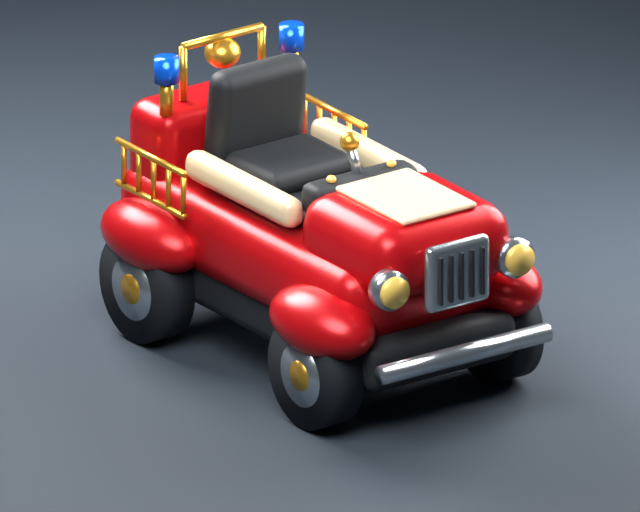
#> input picture vehicles/brandweerauto/previews/front-right.png, 640 x 512 px, found by its file name; its folder holds only this picture in this run
$ python make_overviews.py
#> lines starting #> are read from the running program, lines starting #| are printed output that depends on the picture
"""Combine exported-GLB inspection views into labeled contact sheets."""
from PIL import Image,ImageDraw,ImageOps
import sys
from pathlib import Path
ROOT=Path(__file__).resolve().parents[1]
NAMES=['golden-rocket-racer','purple-passion','rainbow','raketfiets','retro']
views=['front-right','rear-right','left','right','front','rear','top','bottom','rear-left']
for name in (sys.argv[1:] or NAMES):
 sheet=Image.new('RGB',(1440,1230),(19,26,35));d=ImageDraw.Draw(sheet)
#> after `sheet = Image.new('RGB', (1440, 1230), (19, 26, 35))`:
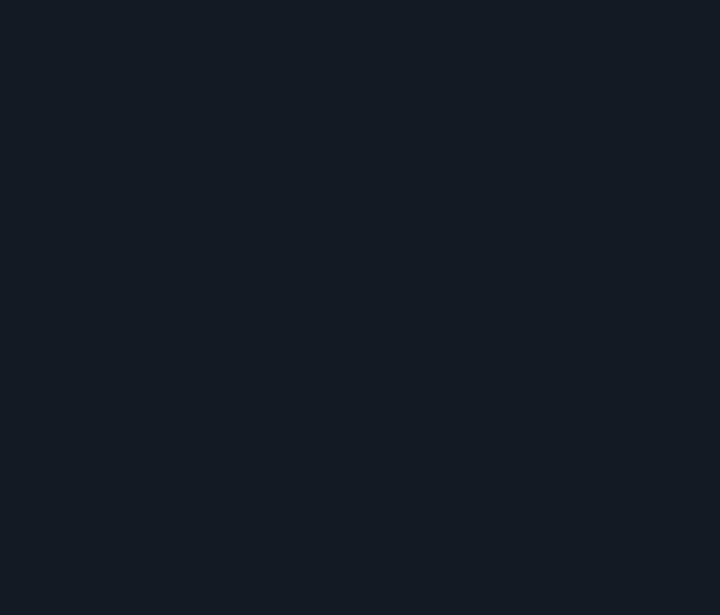
#> sheet: PIL image 1440x1230 RGB (shown at 1/2 size); mean R, G, B 19, 26, 35
 for i,label in enumerate(views):
  im=Image.open(ROOT/name/'previews'/f'{label}.png').convert('RGB');im=ImageOps.contain(im,(480,382),Image.Resampling.LANCZOS);x=i%3*480;y=i//3*410;sheet.paste(im,(x+(480-im.width)//2,y+25));d.text((x+15,y+7),f'{name} / {label}',fill='white')
#> after `sheet.paste(im, (x + (480 - im.width) // 2, y + 25))`:
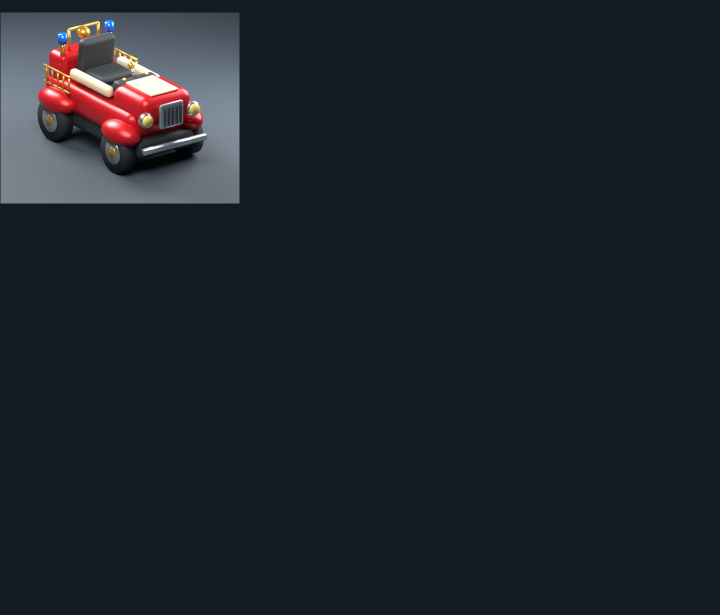
#> sheet: PIL image 1440x1230 RGB (shown at 1/2 size); mean R, G, B 28.6, 33.7, 42.4
#> (the run stopped early here; a loop or call above may not have finished)
